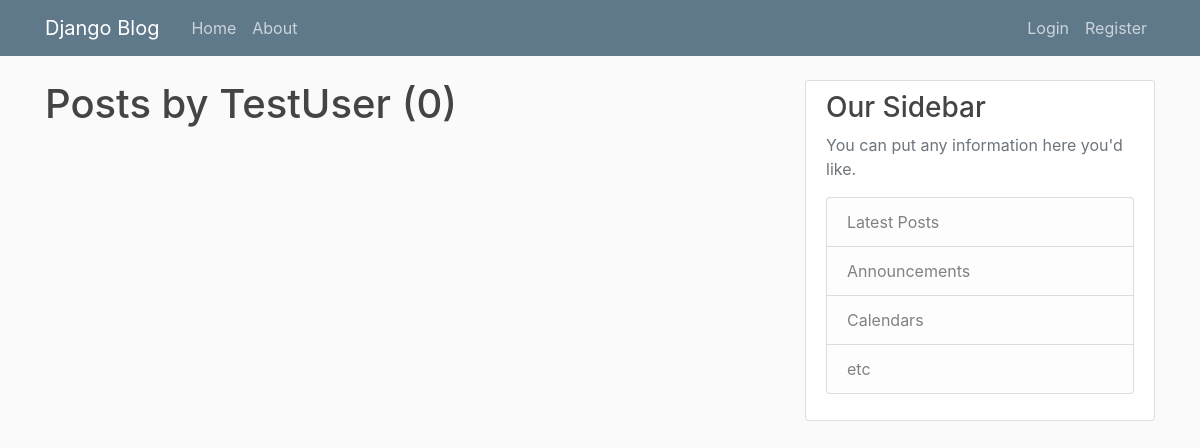
Page /user/TestUser/ on the earlier database version.
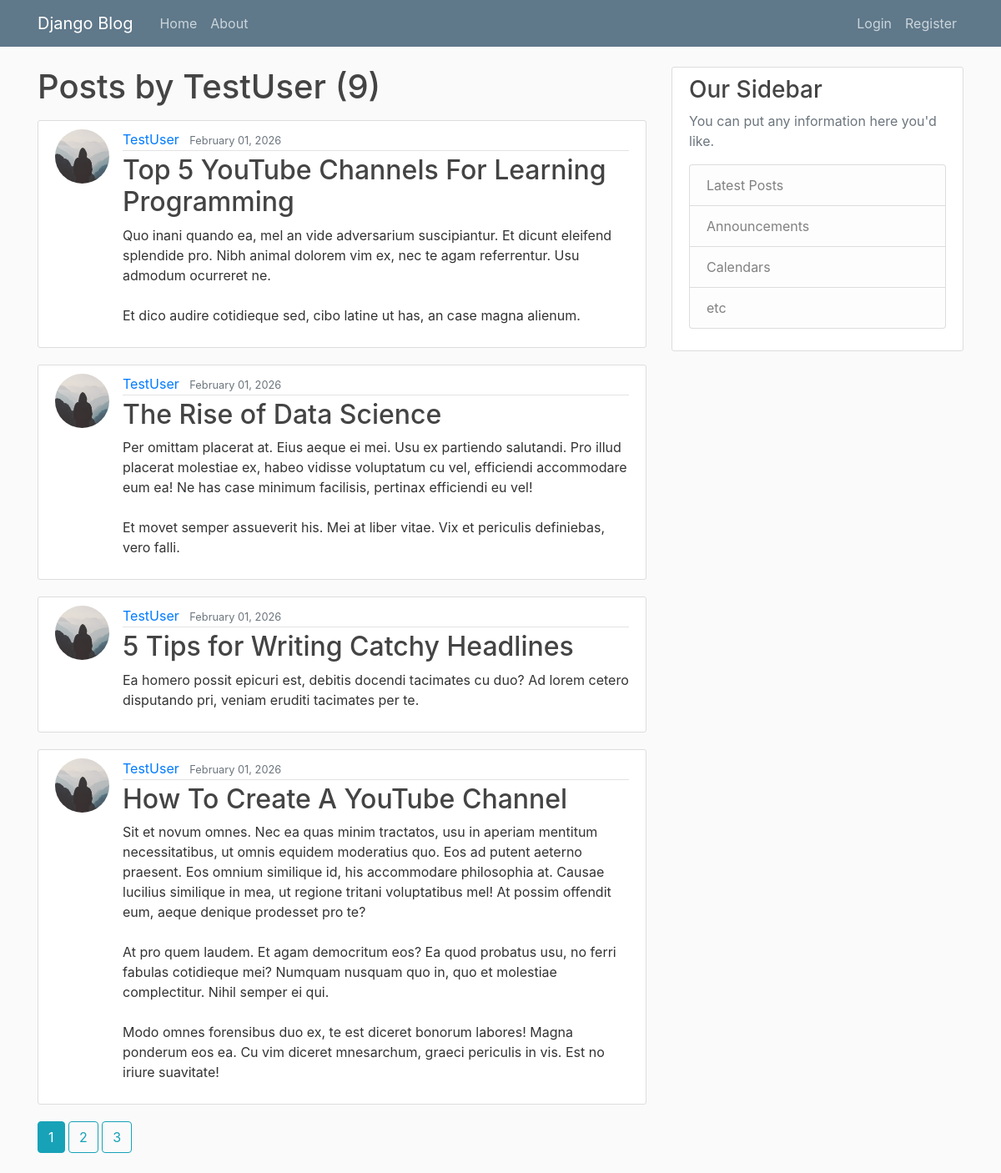
Same page on the later database version.
### blog/models.py (models this page shows, shortened)
class Post(models.Model):
    title = models.CharField(max_length=100)
    content = models.TextField()
    date_posted = models.DateTimeField(default = timezone.now)
    author = models.ForeignKey(User, on_delete=models.CASCADE)

### users/models.py (models this page shows, shortened)
class Profile(models.Model):
    user = models.OneToOneField(User, on_delete=models.CASCADE)
    image = models.ImageField(default='default.jpg',upload_to='profile_pics')

### blog/views.py (the view)
# urls.py: path('user/<str:username>/', UserPostListView.as_view() , name='user-posts'),
class UserPostListView(ListView):
    model = Post
    template_name = 'blog/user_posts.html'
    context_object_name = 'posts'
    paginate_by = 4
    def get_queryset(self):
        user = get_object_or_404(User,username=self.kwargs.get('username'))
        return Post.objects.filter(author=user).order_by('-date_posted')

### blog/templates/blog/user_posts.html (shortened to what this page needs)
{% extends "blog/base.html" %}
{% block content %}
    <h1 class="mb-3">
    {% if view.kwargs.username %}
        Posts by {{ view.kwargs.username }}
    {% else %}
        All Posts
    {% endif %}
    ({{ page_obj.paginator.count }})
    </h1>
{% for post in posts %}
<article class="media content-section">
    <img class="rounded-circle article-img "src="{{ post.author.profile.image.url }}">
    <div class="media-body">
        <div class="article-metadata">
            <a class="mr-2" href="{% url 'user-posts' post.author.username %}">{{ post.author }}</a>
            <small class="text-muted">{{ post.date_posted|date:"F d, Y" }}</small>
        </div>
        <h2><a class="article-title" href=" {% url 'post-detail' post.id %}  ">{{ post.title }}</a></h2>
        <p class="article-content">{{ post.content }}</p>
    </div>
</article>
{% endfor %}
{% if is_paginated %}
    {% for num in page_obj.paginator.page_range %}
        {% if page_obj.number == num %}
            <a class="btn btn-info mb-4" href="?page={{num}}">{{num}}</a>
        {% elif num > page_obj.number|add:'-3' and num < page_obj.number|add:'3' %}
            <a class="btn btn-outline-info mb-4" href="?page={{num}}">{{num}}</a>
        {% endif %}
    {% endfor %}
{% endif %}
{% endblock content %}

### blog/templates/blog/base.html (shortened to what this page needs)
{% load static %}
<html>
    <head>
    <link rel="stylesheet" href="https://cdn.jsdelivr.net/npm/bootstrap@4.4.1/dist/css/bootstrap.min.css">
    <link rel="stylesheet" type="text/css" href="{% static 'blog/main.css' %}">
    </head>
    <body>
        <header class="site-header">
            <nav class="navbar navbar-expand-md navbar-dark bg-steel fixed-top">
                <div class="container">
                <a class="navbar-brand mr-4" href="{% url 'blog-home' %}">Django Blog</a>
                <div class="collapse navbar-collapse" id="navbarToggle">
                    <div class="navbar-nav mr-auto">
                    <a class="nav-item nav-link" href="{% url 'blog-home' %}">Home</a>
                    <a class="nav-item nav-link" href="{% url 'blog-about' %}">About</a>
                    </div>
                    <div class="navbar-nav">
                        {% if user.is_authenticated %}
                            <a class="nav-item nav-link" href="{% url 'post-create' %}">New Post</a>
                            <a class="nav-item nav-link" href="{% url 'profile' %}">Profile</a>
                            <a class="nav-item nav-link" href="{% url 'logout' %}">Log Out</a>
                        {% else %}
                            <a class="nav-item nav-link" href="{% url 'login' %}">Login</a>
                            <a class="nav-item nav-link" href="{% url 'register' %}">Register</a>
                        {% endif %}
                    </div>
                </div>
                </div>
            </nav>
        </header>
    <main role="main" class="container">
        <div class="row">
            <div class="col-md-8">
            {% block content %}{% endblock %}
            </div>
            <div class="col-md-4">
            <div class="content-section">
                <h3>Our Sidebar</h3>
                <p class='text-muted'>You can put any information here you'd like.
                <ul class="list-group">
                    <li class="list-group-item list-group-item-light">Latest Posts</li>
                    <li class="list-group-item list-group-item-light">Announcements</li>
                    <li class="list-group-item list-group-item-light">Calendars</li>
                    <li class="list-group-item list-group-item-light">etc</li>
                </ul>
                </p>
            </div>
            </div>
        </div>
    </main>
  </body>
</html>

### blog/static/blog/main.css (style rules this page uses)
body { background: #fafafa; color: #333333; margin-top: 5rem; }
h1, h2, h3, h4, h5, h6 { color: #444444; }
ul { margin: 0; }
.bg-steel { background-color: #5f788a; }
.site-header .navbar-nav .nav-link { color: #cbd5db; }
.content-section { background: #ffffff; padding: 10px 20px; border: 1px solid #dddddd; border-radius: 3px; margin-bottom: 20px; }
.article-title { color: #444444; }
.article-content { white-space: pre-line; }
.article-img { height: 65px; width: 65px; margin-right: 16px; }
.article-metadata { padding-bottom: 1px; margin-bottom: 4px; border-bottom: 1px solid #e3e3e3 }

Differences in the rows shown:
added Post: author.profile.image (placeholder picture), author "TestUser", date_posted "February 01, 2026", title "Top 5 YouTube Channels For Learning Programming", content "Quo inani quando ea, mel an vide adversarium suscipiantur. Et dicunt eleifend splendide pro. Nibh animal dolorem vim ex, nec te agam referrentur. Usu admodum ocurreret ne. Et dico audire cotidieque sed, cibo latine ut has, an case magna alienum."
added Post: author.profile.image (placeholder picture), author "TestUser", date_posted "February 01, 2026", title "The Rise of Data Science", content "Per omittam placerat at. Eius aeque ei mei. Usu ex partiendo salutandi. Pro illud placerat molestiae ex, habeo vidisse voluptatum cu vel, efficiendi accommodare eum ea! Ne has case minimum facilisis, pertinax efficiendi eu vel! Et movet semper assueverit his. Mei at liber vitae. Vix et periculis definiebas, vero falli."
added Post: author.profile.image (placeholder picture), author "TestUser", date_posted "February 01, 2026", title "5 Tips for Writing Catchy Headlines", content "Ea homero possit epicuri est, debitis docendi tacimates cu duo? Ad lorem cetero disputando pri, veniam eruditi tacimates per te."
added Post: author.profile.image (placeholder picture), author "TestUser", date_posted "February 01, 2026", title "How To Create A YouTube Channel", content "Sit et novum omnes. Nec ea quas minim tractatos, usu in aperiam mentitum necessitatibus, ut omnis equidem moderatius quo. Eos ad putent aeterno praesent. Eos omnium similique id, his accommodare philosophia at. Causae lucilius similique in mea, ut regione tritani voluptatibus mel! At possim offendit eum, aeque denique prodesset pro te? At pro quem laudem. Et agam democritum eos? Ea quod probatus usu, no ferri fabulas cotidieque mei? Numquam nusquam quo in, quo et molestiae complectitur. Nihil semper ei qui. Modo omnes forensibus duo ex, te est diceret bonorum labores! Magna ponderum eos ea. Cu vim diceret mnesarchum, graeci periculis in vis. Est no iriure suavitate!"
Other differences:
{{ page_obj.paginator.count }}: "0" → "9"
new list line: "1"
new list line: "2"
new list line: "3"
